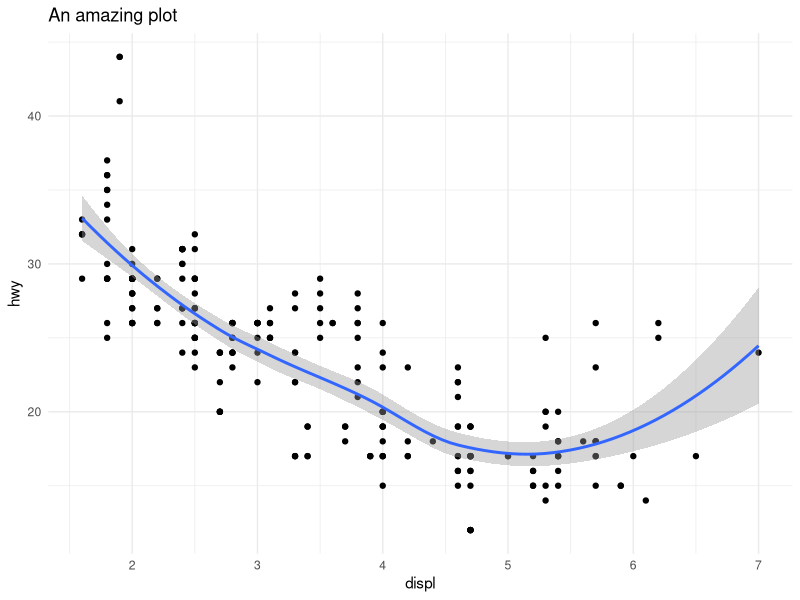
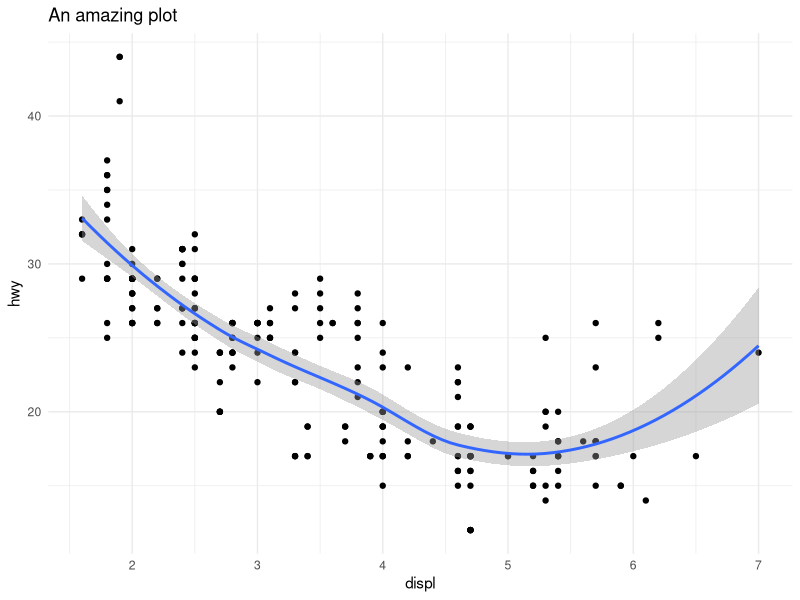

Here is the R script that generated these plots, in order:
library(tidyverse)
ggplot(mpg, aes(displ, hwy))+
  geom_point()+
  geom_smooth() +
  labs(title = "An amazing plot") + 
  theme_minimal()

dir.create("plots")
ggsave(here::here("plots", "amazing-plot.pdf"))
